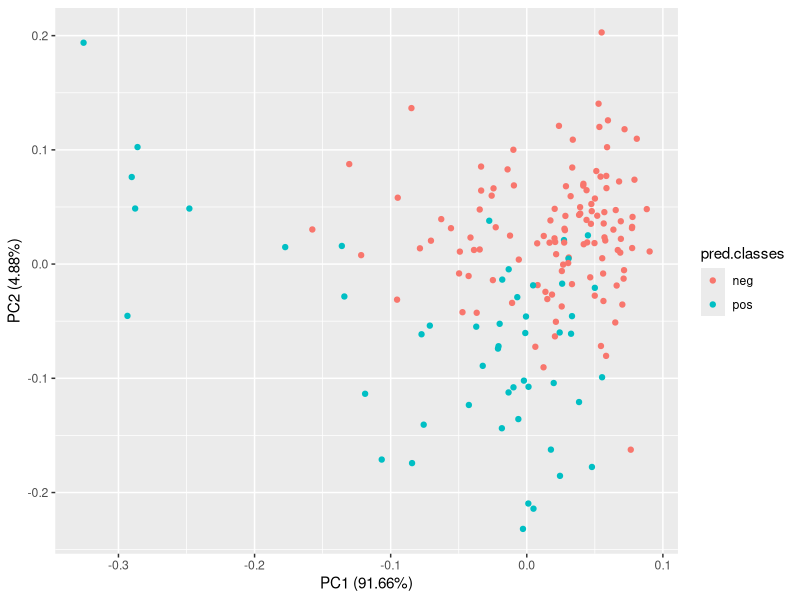
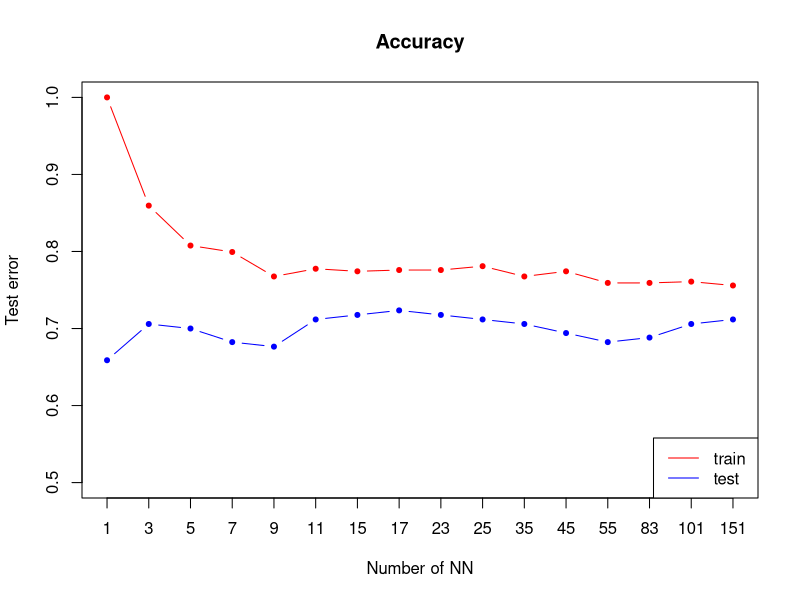
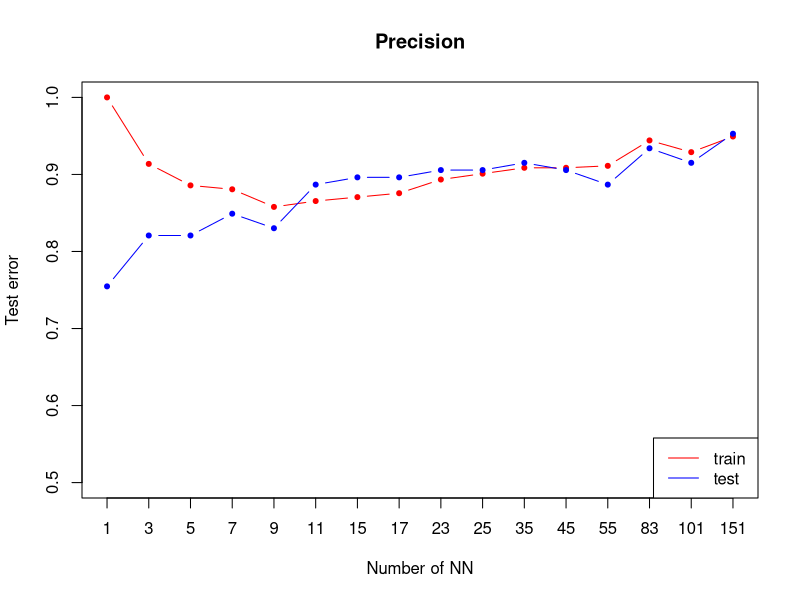
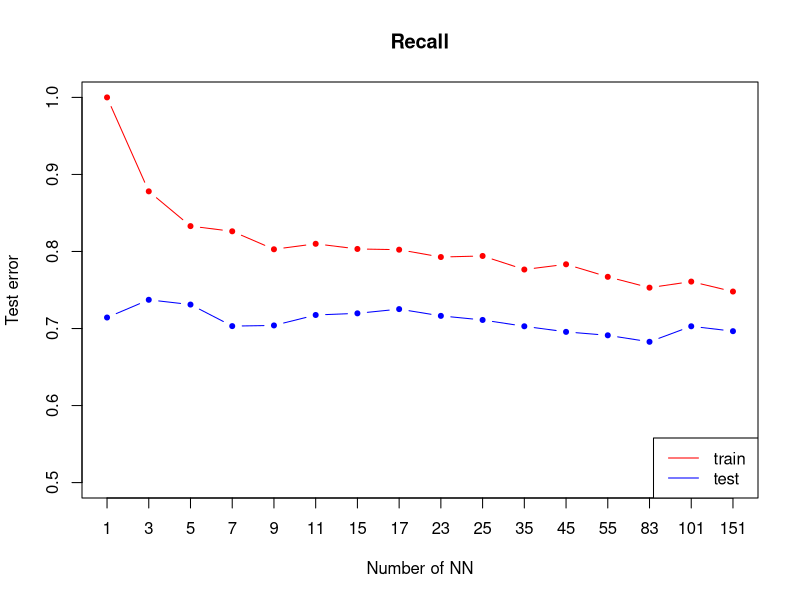
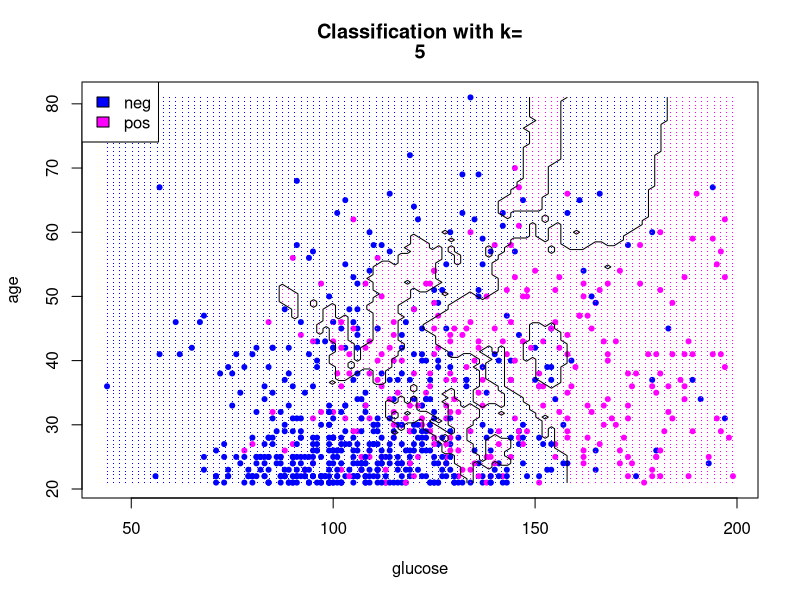
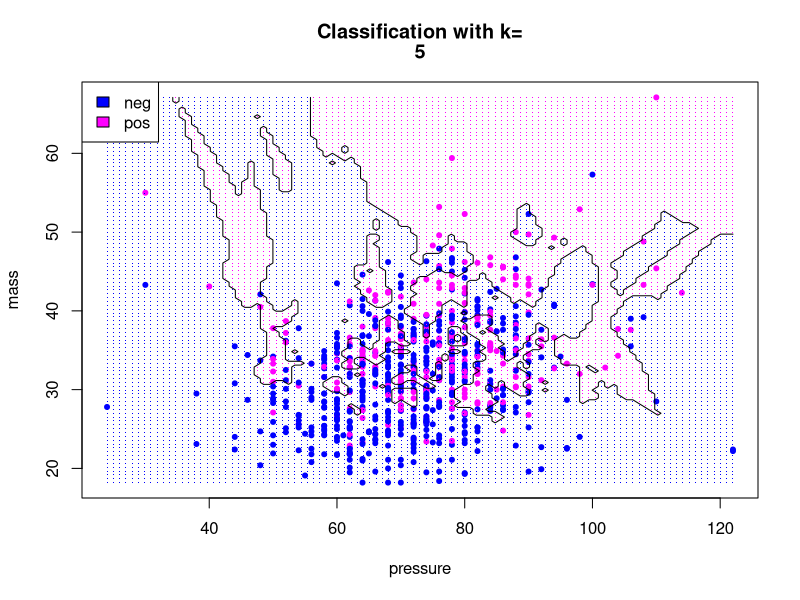
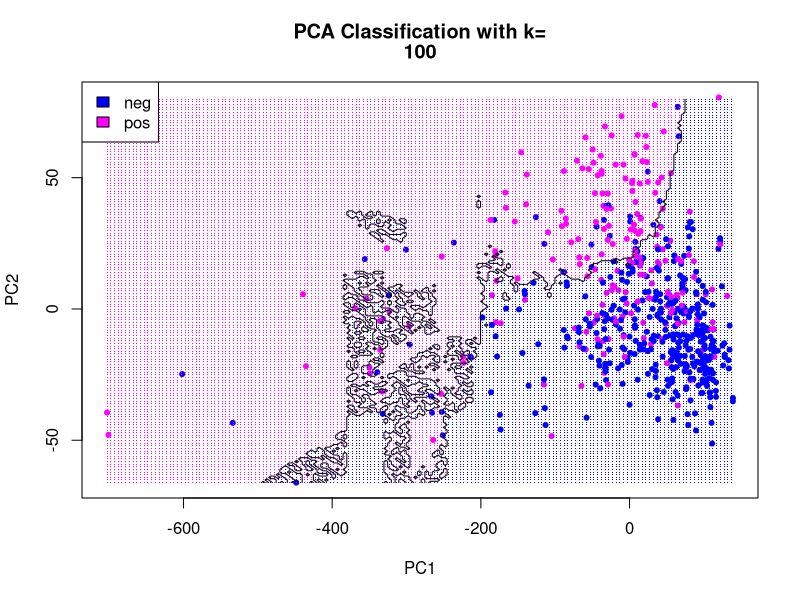
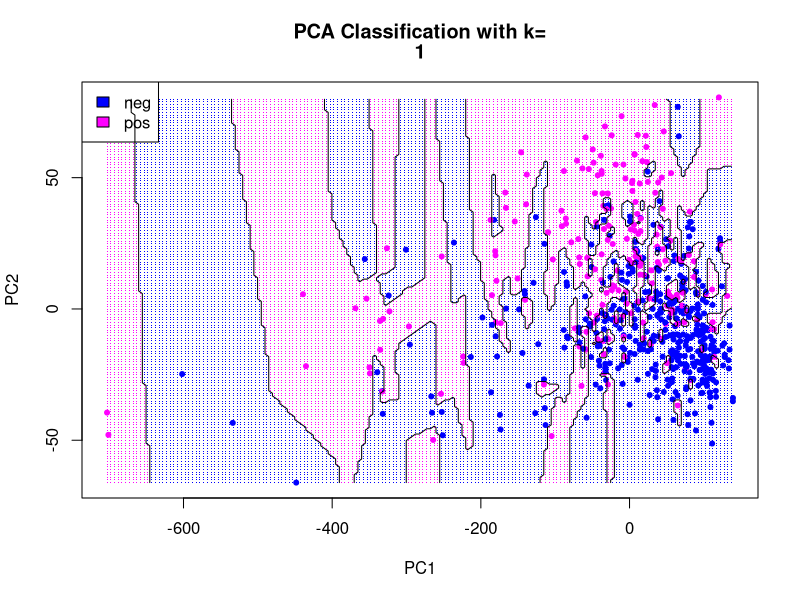

These figures' R source, in order:
## ---- chunk 1
library("mlbench")
library("caTools")
library("class")
library(mice)
library(grid)
library("rpart")



utils::data("PimaIndiansDiabetes2")
data <- PimaIndiansDiabetes2

set.seed(101) 

init = mice(data, maxit=0) 
meth = init$method
predM = init$predictorMatrix
imputed = mice(data, method=meth, predictorMatrix=predM, m=5)
data <- complete(imputed)


sample <- sample.split(data, SplitRatio = 0.8)
train <- subset(data, sample == TRUE)
test  <- subset(data, sample == FALSE)

## ---- chunk 2
trainDf <- train[, -9]
testDf <- test[,-9]

#NA2mean <- function(x) replace(x, is.na(x), mean(x, na.rm = TRUE))
#trainDf <- replace(trainDf, TRUE, lapply(trainDf, NA2mean))
#testDf <- replace(testDf, TRUE, lapply(testDf, NA2mean))

pred.classes <- knn(trainDf, testDf, train$diabetes, k=5)
testDf <- cbind(testDf,pred.classes)

## ---- chunk 3

library(ggfortify)
autoplot(prcomp(testDf[,-9]), data = testDf, colour = 'pred.classes')
## ---- chunk 4
ks <- c(1,3,5,7,9,11,15,17,23,25,35,45,55,83,101,151 )# nearest neighbours to try
nks <- length(ks)

accuracy.train <- numeric(length=nks)
accuracy.test <- numeric(length=nks)

precision.train <- numeric(length=nks)
precision.test <- numeric(length=nks)

recall.train <- numeric(length=nks)
recall.test <- numeric(length=nks)


for (i in seq(along=ks)) {
mod.train <- knn(trainDf,trainDf,k=ks[i],cl=train$diabetes)
confussionMatrixTrain = table(mod.train, train$diabetes)
accuracy.train[i] = sum(mod.train == train$diabetes)/length(train$diabetes)
precision.train[i] = confussionMatrixTrain[1,1]/sum(confussionMatrixTrain[,1])
recall.train[i] = confussionMatrixTrain[1,1]/sum(confussionMatrixTrain[1,])

mod.test <- knn(trainDf, testDf[,-9],k= ks[i],cl= train$diabetes)
confussionMatrixTest = table(mod.test, test$diabetes)
accuracy.test[i] = sum(mod.test == test$diabetes)/length(test$diabetes)
precision.test[i] = confussionMatrixTest[1,1]/sum(confussionMatrixTest[,1])
recall.test[i] = confussionMatrixTest[1,1]/sum(confussionMatrixTest[1,])
}

#Accuracy
plot(accuracy.train,xlab="Number of NN",ylab="Test error",type="n",xaxt="n", ylim=c(0.5, 1),  main="Accuracy",)
axis(1, 1:length(ks), as.character(ks))
lines(accuracy.train,type="b",col='red',pch=20)
lines(accuracy.test,type="b",col='blue',pch=20)
legend("bottomright",lty=1,col=c("red","blue"),legend = c("train ", "test "))


#Precision
plot(precision.train,xlab="Number of NN",ylab="Test error",type="n",xaxt="n", ylim=c(0.5, 1),  main="Precision",)
axis(1, 1:length(ks), as.character(ks))
lines(precision.train,type="b",col='red',pch=20)
lines(precision.test,type="b",col='blue',pch=20)
legend("bottomright",lty=1,col=c("red","blue"),legend = c("train ", "test "))


#Recall
plot(recall.train,xlab="Number of NN",ylab="Test error",type="n",xaxt="n", ylim=c(0.5, 1),  main="Recall",)
axis(1, 1:length(ks), as.character(ks))
lines(recall.train,type="b",col='red',pch=20)
lines(recall.test,type="b",col='blue',pch=20)
legend("bottomright",lty=1,col=c("red","blue"),legend = c("train ", "test "))
## ---- chunk 5
col1<-c('blue', 'magenta')

plot.knn <- function(k, indexA, indexB) {
  grid.A <- seq(min(data[,indexA]), max(data[,indexA]), (max(data[,indexA]) - min(data[,indexA])) / 100)
  grid.B <- seq(min(data[,indexB]), max(data[,indexB]), (max(data[,indexB]) - min(data[,indexB])) / 100)
  grid <- expand.grid(grid.A,grid.B)
  colnames(grid) <- colnames(trainDf[, c(indexA, indexB)])
  predicted.classes <- knn(trainDf[, c(indexA, indexB)], grid, train$diabetes, k=k)
  plot(data[, indexA], data[ ,indexB], pch=20, col=col1[as.numeric(data$diabetes)], xlab=colnames(data)[indexA], ylab=colnames(data)[indexB])
  points(grid[, 1], grid[,2], pch='.', col=col1[as.numeric(predicted.classes)])  # draw grid
  legend("topleft", legend=levels(data$diabetes),fill =col1)
  title(c("Classification with k=", k))
  predicted.matrix <- matrix(as.numeric(predicted.classes), length(grid.A), length(grid.B))
  contour(grid.A, grid.B, predicted.matrix, levels=c(1.5), drawlabels=FALSE,add=TRUE)
}


plot.knn(5, 2, 8)
plot.knn(5, 3, 6)

## ---- chunk 6
plot.knn.pca <- function(k) {
  pca.values <- prcomp(trainDf)$x
  grid.PC1 <- seq(min(pca.values[,1]), max(pca.values[,1]), 5)
  grid.PC2 <- seq(min(pca.values[,2]), max(pca.values[,2]), 1)
  grid <- expand.grid(grid.PC1,grid.PC2)
  colnames(grid) <- c('PC1','PC2')
  predicted.classes <- knn(pca.values[,c(1,2)], grid, train$diabetes, k=k)
  plot(pca.values[,1], pca.values[,2], pch=20, col=col1[as.numeric(train$diabetes)], xlab='PC1', ylab='PC2')
  points(grid$PC1, grid$PC2, pch='.', col=col1[as.numeric(predicted.classes)])  # draw grid
  legend("topleft", legend=levels(data$diabetes),fill =col1)
  title(c("PCA Classification with k=", k))
  
  predicted.matrix <- matrix(as.numeric(predicted.classes), length(grid.PC1), length(grid.PC2))
  contour(grid.PC1, grid.PC2, predicted.matrix, levels=c(1.5), drawlabels=FALSE,add=TRUE)
}


plot.knn.pca(100)
plot.knn.pca(1)
## ---- chunk 7
glm <- glm(diabetes~.,family=binomial(logit),data=data)
summary(glm)
## ---- chunk 8
glm2 <- glm(diabetes~pregnant + glucose + insulin + mass + pedigree,family=binomial(logit),data=data)
summary(glm2)
## ---- chunk 9
glm3 <- glm(diabetes~pregnant + glucose + mass + pedigree,family=binomial(logit),data=data)
summary(glm3)
## ---- chunk 10
model1 <- rpart(diabetes ~., data = data, method = "class")
str(model1)
# Plot the trees
printcp(model1) # display the results
plotcp(model1) # visualize cross-validation results
summary(model1) # detailed summary of splits
predicted.classes <- predict(model1, testDf, type = "class")

print(1 - mean(predicted.classes == test$diabetes))

# plot tree
plot(model1, uniform=TRUE,
   main="Classification Tree for Diabetess")
text(model1, use.n=TRUE, all=TRUE, cex=.8)
bestcp <- model1$cptable[which.min(model1$cptable[,"xerror"]),"CP"]
model1.pruned <- prune(model1, cp = bestcp)
conf.matrix <- table(data$diabetes, predict(model1.pruned,type="class"))
rownames(conf.matrix) <- paste("Actual", rownames(conf.matrix), sep = ":")
colnames(conf.matrix) <- paste("Pred", colnames(conf.matrix), sep = ":")
print(conf.matrix)
## ---- chunk 11
possible_bucket_sizes <- seq(1, 300, 10)
nks <- length(possible_bucket_sizes)

accuracy.train <- numeric(length=nks)
accuracy.test <- numeric(length=nks)

precision.train <- numeric(length=nks)
precision.test <- numeric(length=nks)

recall.train <- numeric(length=nks)
recall.test <- numeric(length=nks)

for(i in seq(1:length(possible_bucket_sizes))){
  cart_model <- rpart(diabetes ~., data = train, method = "class",control = rpart.control(minbucket = possible_bucket_sizes[i]))
  predicted.classes.test <- predict(cart_model, testDf, type = "class")
  predicted.classes.train <- predict(cart_model, trainDf, type = "class")

    confussionMatrixTrain = table(predicted.classes.train, train$diabetes)
    accuracy.train[i] <- mean(predicted.classes.train == train$diabetes)
    precision.train[i] = confussionMatrixTrain[1,1]/sum(confussionMatrixTrain[,1])
    recall.train[i] = confussionMatrixTrain[1,1]/sum(confussionMatrixTrain[1,])

    confussionMatrixTest = table(predicted.classes.test, test$diabetes)
    accuracy.test[i] <- mean(predicted.classes.test == test$diabetes)
    precision.test[i] = confussionMatrixTest[1,1]/sum(confussionMatrixTest[,1])
    recall.test[i] = confussionMatrixTest[1,1]/sum(confussionMatrixTest[1,])
}

#Accuracy
plot(accuracy.train,xlab="Number of items in leafs",ylab="Test error",type="n",xaxt="n", ylim=c(0.5, 1),  main="Accuracy",)
axis(1, 1:length(ks), as.character(ks))
lines(accuracy.train,type="b",col='red',pch=20)
lines(accuracy.test,type="b",col='blue',pch=20)
legend("bottomright",lty=1,col=c("red","blue"),legend = c("train ", "test "))

#Precision
plot(precision.train,xlab="Number of items in leafs",ylab="Test error",type="n",xaxt="n", ylim=c(0.5, 1),  main="Precision",)
axis(1, 1:length(ks), as.character(ks))
lines(precision.train,type="b",col='red',pch=20)
lines(precision.test,type="b",col='blue',pch=20)
legend("bottomright",lty=1,col=c("red","blue"),legend = c("train ", "test "))


#Recall
plot(recall.train,xlab="Number of items in leafs",ylab="Test error",type="n",xaxt="n", ylim=c(0.5, 1),  main="Recall",)
axis(1, 1:length(ks), as.character(ks))
lines(recall.train,type="b",col='red',pch=20)
lines(recall.test,type="b",col='blue',pch=20)
legend("bottomright",lty=1,col=c("red","blue"),legend = c("train ", "test "))

## ---- chunk 12
plot.treeBoundaries.pca <- function(mb) {
  pca.values <- prcomp(trainDf)$x
  pca.df <- as.data.frame.matrix(pca.values[,c(1,2)])
  pca.df$diabetes <- train$diabetes
  
  grid.PC1 <- seq(min(pca.values[,1]), max(pca.values[,1]), 5)
  grid.PC2 <- seq(min(pca.values[,2]), max(pca.values[,2]), 1)
  grid <- expand.grid(grid.PC1,grid.PC2)
  colnames(grid) <- c('PC1','PC2')
    
  cart_model <- rpart(diabetes ~., data = pca.df, method = "class",control = rpart.control(minbucket = mb))
  predicted.classes <- predict(cart_model, grid, type = "class")

  plot(pca.values[,1], pca.values[,2], pch=20, col=col1[as.numeric(train$diabetes)], xlab='PC1', ylab='PC2')
  points(grid$PC1, grid$PC2, pch='.', col=col1[as.numeric(predicted.classes)])  # draw grid
  legend("topleft", legend=levels(data$diabetes),fill =col1)
  title(c("PCA Classification with mini bucket size =", mb))
  
  predicted.matrix <- matrix(as.numeric(predicted.classes), length(grid.PC1), length(grid.PC2))
  contour(grid.PC1, grid.PC2, predicted.matrix, levels=c(1.5), drawlabels=FALSE,add=TRUE)
}


plot.treeBoundaries.pca(1)
plot.treeBoundaries.pca(20)
plot.treeBoundaries.pca(100)

## ---- chunk 13
plot.treeBoundaries <- function(mb, indexA, indexB) {
  grid.A <- seq(min(data[,indexA]), max(data[,indexA]), (max(data[,indexA]) - min(data[,indexA])) / 100)
  grid.B <- seq(min(data[,indexB]), max(data[,indexB]), (max(data[,indexB]) - min(data[,indexB])) / 100)
  grid <- expand.grid(grid.A,grid.B)
  colnames(grid) <- colnames(trainDf[, c(indexA, indexB)])
  
  cart_model <- rpart(diabetes ~ . , data = train[, c(indexA, indexB, 9)], method = "class",control = rpart.control(minbucket = mb))
  predicted.classes <- predict(cart_model, grid, type = "class")
  
  plot(data[, indexA], data[ ,indexB], pch=20, col=col1[as.numeric(data$diabetes)], xlab=colnames(data)[indexA], ylab=colnames(data)[indexB])
  
  points(grid[, 1], grid[,2], pch='.', col=col1[as.numeric(predicted.classes)])  # draw grid
  legend("topleft", legend=levels(data$diabetes),fill =col1)
  title(c("Classification with minibucket size=", mb))
  predicted.matrix <- matrix(as.numeric(predicted.classes), length(grid.A), length(grid.B))
  contour(grid.A, grid.B, predicted.matrix, levels=c(1.5), drawlabels=FALSE,add=TRUE)
}


plot.treeBoundaries(5, 2, 8)
plot.treeBoundaries(5, 3, 6)
